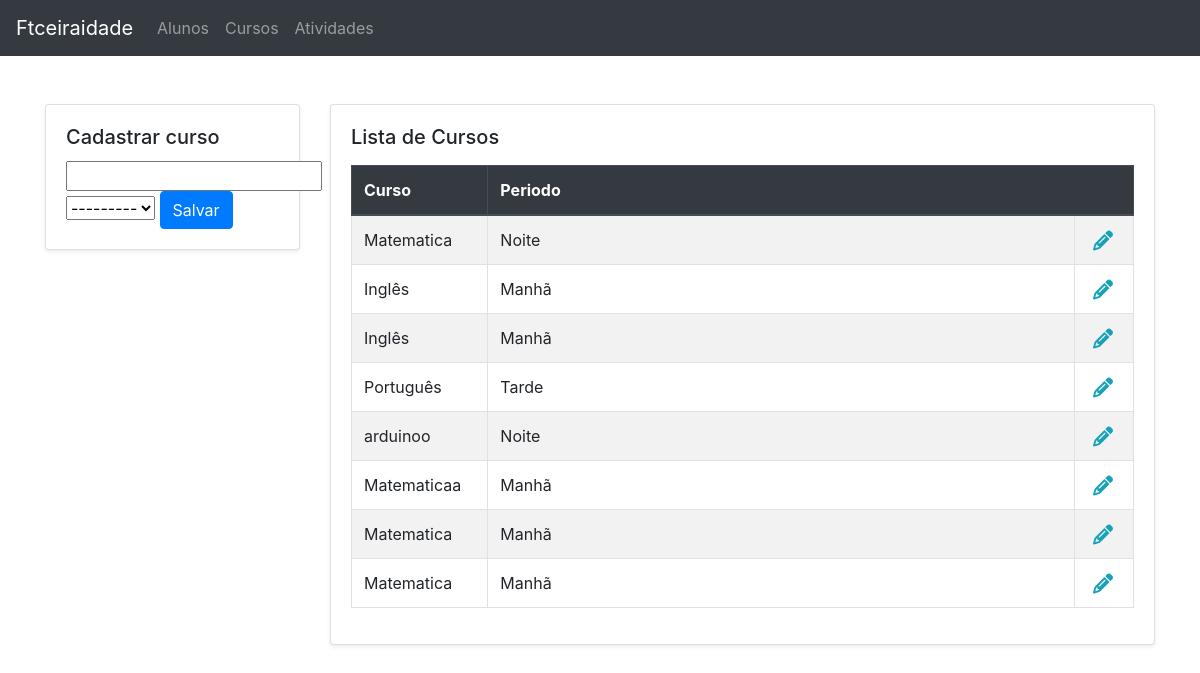
Page /cursos on the committed database.
### core/models.py (models this page shows, shortened)
class Course(SoftDeletableModel, TimeStampedModel):
    PERIOD_TYPE = [
        ('morning', 'Manhã'),
        ('afternoon', 'Tarde'),
        ('night', 'Noite'),
    ]
    name = models.CharField('Nome', max_length=100)
    period = models.CharField('Período', max_length=50, choices=PERIOD_TYPE)
    class Meta:
        verbose_name = 'Curso'
        verbose_name_plural = 'Cursos'

### core/views.py (the view)
# urls.py: path('cursos', courses, name='courses'),
def courses(request):
    template_name = 'course.html'
    form = CourseForm(request.POST or None)
    courses = Course.objects.all()
    if request.method == 'POST':
        if form.is_valid():
            form.save()
            return redirect('courses')
    return render(request, template_name, locals())

### core/forms.py
class CourseForm(forms.ModelForm):
    class Meta:
        model = Course
        fields = '__all__'

### core/templates/course.html (shortened to what this page needs)
{% extends "base_add_list.html" %}
{% load bootstrap %}
{% block insert_title %}Cadastrar curso{% endblock insert_title %}
{% block insert_data %}
<form action="{% if courseId %}
        {% url 'course' course.id %}
    {% else %}
        {% url 'courses' %}
    {% endif %}" method="POST">
    {{ form.name|bootstrap }}
    {{ form.period|bootstrap }}
    <button type="submit" class="btn btn-primary"
        name='SAVE'>{% if courseId %}Atualizar{% else %}Salvar{% endif %}</button>
</form>
{% endblock insert_data %}
{% block list_title %}Lista de Cursos{% endblock list_title %}
{% block list_columns %}
<tr>
    <th>Curso</th>
    <th colspan='2'>Periodo</th>
</tr>
{% endblock list_columns %}
{% block list_data %}
{% for course in courses %}
<tr>
    <td>{{ course.name }}</td>
    <td class='w-75'>{{ course.get_period_display }}</td>
    <td class='text-right'>
        <a href="{% url 'course' course.id %}" class='pr-2'>
            <i class="fa fa-pencil fa-lg text-info"></i>
        </a>
    </td>
</tr>
{% empty %}
<tr>
    <td colspan='2' class='text-center'>Ainda não existe cursos cadastrados</td>
</tr>
{% endfor %}
{% endblock list_data %}

### rows in the picture
Course: name "Matematica", period "Noite"
Course: name "Inglês", period "Manhã"
Course: name "Inglês", period "Manhã"
Course: name "Português", period "Tarde"
Course: name "arduinoo", period "Noite"
Course: name "Matematicaa", period "Manhã"
Course: name "Matematica", period "Manhã"
Course: name "Matematica", period "Manhã"
